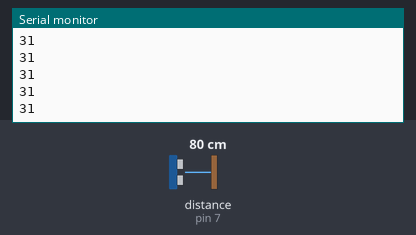
The sketch below on a simulated Arduino Uno, built with avr-gcc and run on an emulated ATmega328P. On the bench: the last lines printed to the serial monitor. Wiring (inferred from the names in the program): ultrasonic range finder: trigger pin 7; echo pin 7. Inputs (shaded band) come from the test bench; at power-on: distance to the obstacle (sensor on pin 7) 80 cm. The echo pulse lasts 58.3 µs per cm.

Above: at 1.2 s.
1.3 s: distance to the obstacle (sensor on pin 7) set to 2 cm
At 1.38 s:
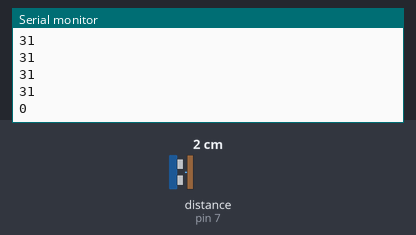
2.8 s: distance to the obstacle (sensor on pin 7) set to 4 cm
At 2.89 s:
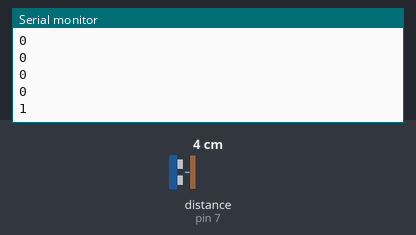
Timing chart, 0 to 5.8 s (numbered marks = the images above; inputs shaded):
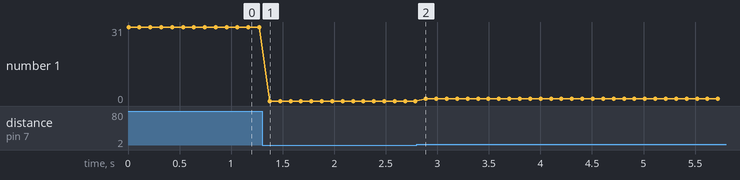

The sketch:

ping.ino
```cpp
// Ping for the Parallax PING
// http://www.parallax.com/tabid/768/ProductID/92/Default.aspx
// Code from Arduino tutorial
// http://arduino.cc/en/Tutorial/Ping?from=Tutorial.UltrasoundSensor
const int PING_PIN = 7;

// Setup serial communications
void setup()
{
  Serial.begin( 9600 );
}

// Loop
void loop()
{
  long duration;
  long inches;

  // Set pin to output and low
  pinMode( PING_PIN, OUTPUT );
  digitalWrite( PING_PIN, LOW );

  // Pulse in a specific pattern
  // Triggers distance measurement
  delayMicroseconds( 2 );
  digitalWrite( PING_PIN, HIGH );
  delayMicroseconds( 5 );
  digitalWrite( PING_PIN, LOW );

  // Switch pin to input mode
  // Read in the data from the pin
  pinMode( PING_PIN, INPUT );
  duration = pulseIn( PING_PIN, HIGH );

  // Convert from microseconds to inches
  // Speed of sound is relatively constant
  inches = microsecondsToInches( duration );

  // Send across the serial port
  Serial.println( inches );

  // Pause before taking the next sample
  // Select your sample rate wisely
  delay( 100 );
}

// Converts microseconds to distance in inches
long microsecondsToInches( long microseconds )
{
  return microseconds / 74 / 2;
}
```

Measured:
- after the input at 1.3 s, the serial monitor: prints a new line after 0.07 s (image 1)
- after the input at 2.8 s, the serial monitor: prints a new line after 0.09 s (image 2)
- plotted number 1: 31 → 0 after the input at 1.3 s, 0 → 1 after the input at 2.8 s
